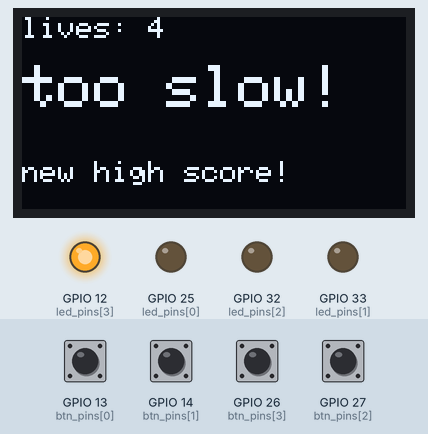
This sketch was run on a simulated ESP32. On the bench: 128×64 one-colour display, output pins drawn as LEDs (lit = HIGH). The test bench sets the inputs (shaded band); at power-on: GPIO 13 (btn_pins[0]), GPIO 14 (btn_pins[1]), GPIO 26 (btn_pins[3]), GPIO 27 (btn_pins[2]) HIGH. Random numbers use the default seed unless the sketch sets one; EEPROM starts erased.

Above: at 2.1 s.
2.2 s: GPIO 13 (btn_pins[0]) pulled LOW for 0.15 s
At 2.8 s:
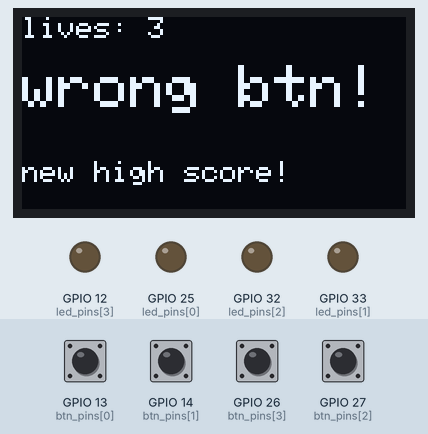
5.3 s: GPIO 14 (btn_pins[1]) pulled LOW for 0.15 s
At 8.1 s:
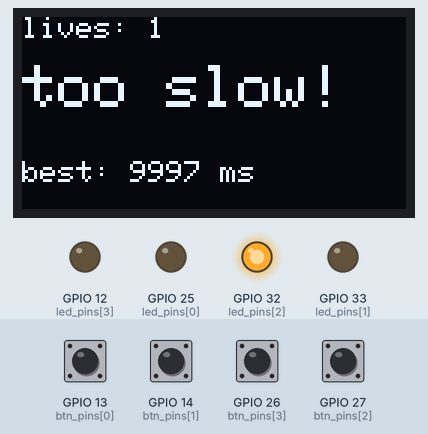
8.4 s: GPIO 27 (btn_pins[2]) pulled LOW for 0.15 s
At 10.5 s:
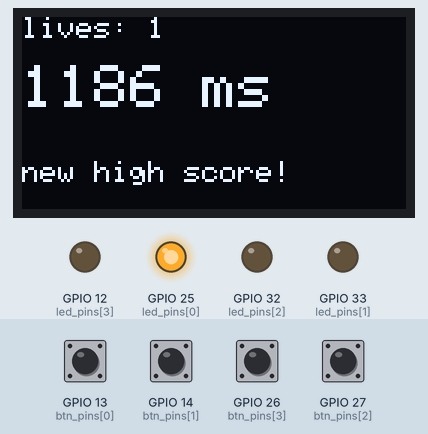
11.5 s: GPIO 13 (btn_pins[0]) pulled LOW for 1 s
At 12.3 s:
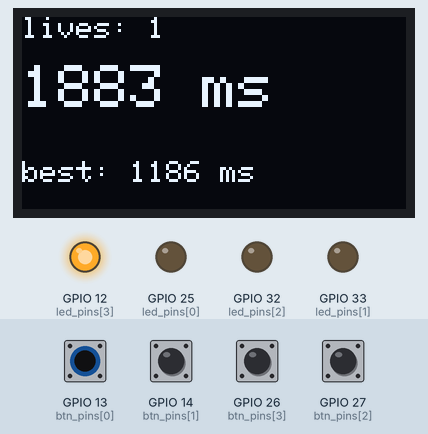
17.8 s: GPIO 14 (btn_pins[1]) pulsed LOW 5 times (0.12 s each, 0.3 s apart)
At 20.3 s:
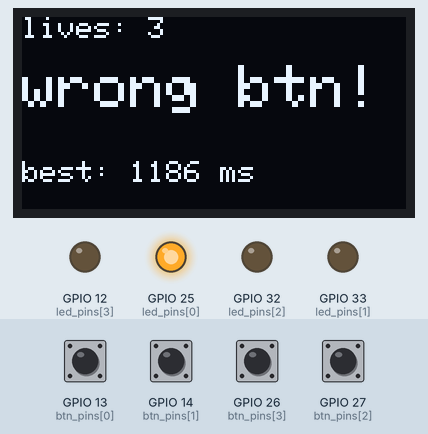
23.9 s: GPIO 26 (btn_pins[3]) pulled LOW for 0.15 s
At 24.2 s:
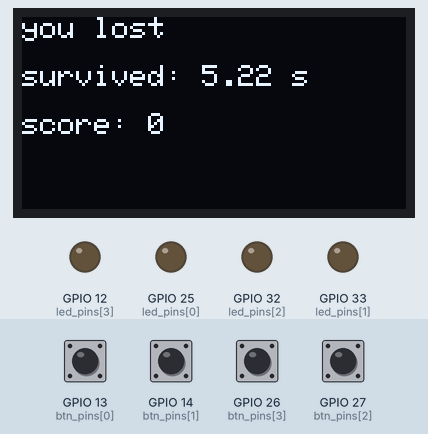
Timing chart, 0 to 35.2 s (numbered marks = the images above; inputs shaded):
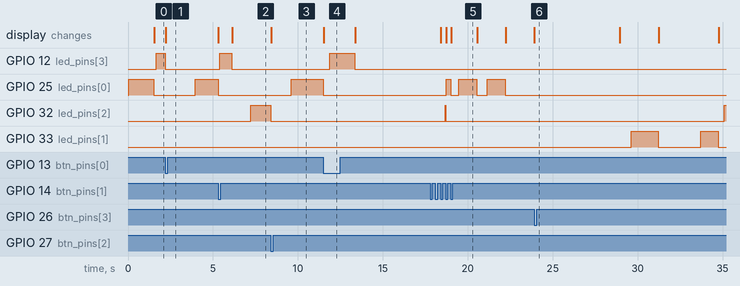

The sketch:

d11.ino
```cpp
#include <Wire.h>
#include <Adafruit_GFX.h>
#include <Adafruit_SSD1306.h>
#include <Preferences.h> // https://github.com/vshymanskyy/Preferences

#if CONFIG_FREERTOS_UNICORE
  static const BaseType_t app_cpu = 0;
#else
  static const BaseType_t app_cpu = 1;
#endif

/*--- game ---*/
#define _DEFAULT 9999
#define TOO_SLOW 9998
#define WRONGBTN 9997

#define TIMEOUT_MS 500
#define INIT_LIVES 5
volatile int8_t lives = INIT_LIVES;
unsigned long start_ms = 0;
short score = 0;

/*--- oled ---*/
#define DISP_W 128
#define DISP_H 64
#define RESET -1
Adafruit_SSD1306 oled(DISP_W, DISP_H, &Wire, RESET);

/*--- pins ---*/
#define N_PINS 4
const uint8_t led_pins[] = {25, 33, 32, 12};
const uint8_t btn_pins[] = {13, 14, 27, 26};

/*--- leds ---*/
#define TRIG_DEF 50
#define TRIG_MIN 0
#define TRIG_MAX 2500UL
volatile uint8_t active_led = RESET;
unsigned long led_on_ms = 0;
uint8_t wait = 0;

/* mutex for shared state */
SemaphoreHandle_t mtx;

/* task handles */
TaskHandle_t leds_handle = NULL;
TaskHandle_t btns_handle = NULL;
TaskHandle_t oled_handle = NULL;

QueueHandle_t rtq; /* queue to send reaction time to display */
QueueHandle_t bpq; /* queue for button presses */

/* for saving high score to non-volatile memory */
Preferences prefs;

void IRAM_ATTR btn_isr(void *params)
{
  int btn_idx = (int) params;
  BaseType_t xHigherPriorityTaskWoken = pdFALSE;
  xQueueSendFromISR(bpq, &btn_idx, &xHigherPriorityTaskWoken);
  if (xHigherPriorityTaskWoken)
    portYIELD_FROM_ISR();
}

void setup(void)
{
  Serial.begin(115200);
  randomSeed(analogRead(34));

  for (uint8_t i = 0; i < N_PINS; i++) {
    pinMode(led_pins[i], OUTPUT);
    pinMode(btn_pins[i], INPUT_PULLUP);
    attachInterruptArg(btn_pins[i], btn_isr, (void*) i, FALLING);
  }

  if (!oled.begin(SSD1306_SWITCHCAPVCC, 0x3C))
    Serial.println("oled: allocation failed");

  oled.clearDisplay();
  oled.setTextSize(2);
  oled.setTextColor(SSD1306_WHITE);
  oled.setCursor(10, 20);
  oled.print("react!");
  oled.display();

  prefs.begin("react", false);

  /* optionally reset best reaction time */
  if (digitalRead(btn_pins[0]) == LOW) {
    prefs.putULong("best_rt", _DEFAULT);
    oled.clearDisplay();
    oled.setCursor(0, 0);
    oled.setTextSize(2);
    oled.print("reset");
    oled.display();
    Serial.println("game: high score reset");

    while (digitalRead(btn_pins[0]) == LOW)
      delay(10);
  }

  /* initialize mutex and queue */
  mtx = xSemaphoreCreateMutex();
  rtq = xQueueCreate(1, sizeof(unsigned long));
  bpq = xQueueCreate(10, sizeof(short)); /* holds button indxes */

  /* create tasks */
  xTaskCreatePinnedToCore(task_leds,"leds",2048,NULL,1,&leds_handle, app_cpu);
  xTaskCreatePinnedToCore(task_btns,"btns",2048,NULL,2,&btns_handle, app_cpu);
  xTaskCreatePinnedToCore(task_oled,"oled",2048,NULL,1,&oled_handle, app_cpu);
}

void loop(void)
{
  /* empty */
}

void task_leds(void *params)
{
  while (1) {
    if (!wait && lives > 0) {
      if (score == 0 && start_ms == 0)
        start_ms = millis();
      char led = random(0, N_PINS);
      xSemaphoreTake(mtx, portMAX_DELAY);
      active_led = led;
      led_on_ms = millis();
      wait = 1;
      digitalWrite(led_pins[led], HIGH);
      xSemaphoreGive(mtx);
    }

    if (wait) {
      if (millis() - led_on_ms > TIMEOUT_MS) {
        xSemaphoreTake(mtx, portMAX_DELAY);
        digitalWrite(led_pins[active_led], LOW);
        active_led = RESET;
        wait = 0;
        lives--;
        unsigned long rt = TOO_SLOW;
        xQueueSend(rtq, &rt, portMAX_DELAY);
        xSemaphoreGive(mtx);
      }
    }
    vTaskDelay(pdMS_TO_TICKS(TRIG_DEF + random(TRIG_MIN, TRIG_MAX)));
  }
}

void task_btns(void *params)
{
  int8_t idx;

  while (1) {
    if (xQueueReceive(bpq, &idx, portMAX_DELAY)) {
      xSemaphoreTake(mtx, portMAX_DELAY);
      if (wait) {
        if (idx == active_led) {
          unsigned long rt = millis() - led_on_ms;
          digitalWrite(led_pins[active_led], LOW);
          active_led = RESET;
          wait = 0;
          score++;
          xQueueSend(rtq, &rt, portMAX_DELAY);
        } else {
          lives--;
          digitalWrite(led_pins[active_led], LOW);
          active_led = RESET;
          wait = 0;
          unsigned long rt = WRONGBTN;
          xQueueSend(rtq, &rt, portMAX_DELAY);
        }
      }
      xSemaphoreGive(mtx);
    }
  }
}

void task_oled(void *params)
{
  unsigned long rt;
  unsigned long best_rt = prefs.getULong("best_rt", _DEFAULT);

  while (1) {
    if (xQueueReceive(rtq, &rt, portMAX_DELAY)) {
      uint8_t new_hs = 0;
      if (rt < best_rt) {
        best_rt = rt;
        prefs.putULong("best_rt", best_rt);
        new_hs = 1;
      }

      oled.clearDisplay();
      oled.setCursor(0, 0);
      oled.setTextSize(1);
      oled.print("lives: ");
      oled.print(lives);
      oled.setCursor(0, 16);
      oled.setTextSize(2);

      if (rt == WRONGBTN)
        oled.print("wrong btn!");
      else if (rt == TOO_SLOW)
        oled.print("too slow!");
      else {
        oled.print(rt);
        oled.print(" ms");
      }

      oled.setTextSize(1);
      oled.setCursor(0, 48);
      if (new_hs)
        oled.print("new high score!");
      else {
        oled.print("best: ");
        oled.print(best_rt);
        oled.print(" ms");
      }

      if (lives <= 0) {
        unsigned long survived_ms = millis() - start_ms;
        oled.clearDisplay();
        oled.setCursor(0, 0);
        oled.setTextSize(1);
        oled.print("you lost");

        oled.setCursor(0, 16);
        oled.print("survived: ");
        oled.print(survived_ms / 1000.0, 2);
        oled.print(" s");

        oled.setCursor(0, 32);
        oled.print("score: ");
        oled.print(score);

        oled.display();
        vTaskDelay(pdMS_TO_TICKS(5000));

        lives = INIT_LIVES;
        score = 0;
        start_ms = 0;

        oled.clearDisplay();
        oled.setCursor(10, 20);
        oled.setTextSize(2);
        oled.print("react!");
        oled.display();
      }
      oled.display();
    }
  }
}
```

Measured:
- after the input at 5.3 s, GPIO 12 (led_pins[3]): LOW → HIGH after 0.09 s, → LOW 0.71 s later
- after the input at 8.4 s, GPIO 25 (led_pins[0]): LOW → HIGH after 1.2 s
- after the input at 11.5 s, GPIO 12 (led_pins[3]): LOW → HIGH after 0.39 s, → LOW 1.5 s later
- after the input at 23.9 s, GPIO 32 (led_pins[2]): LOW → HIGH after 11.2 s
